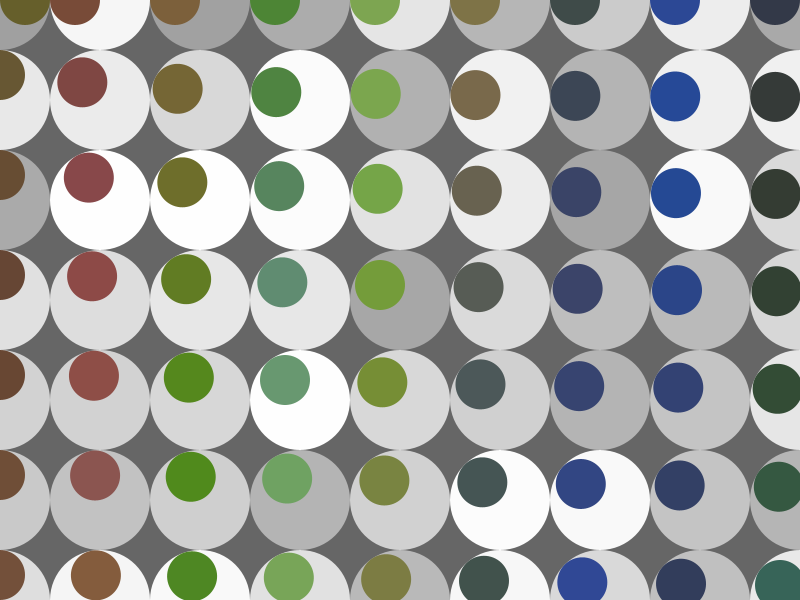
Frame 1 (no input)
Frame 60 (the mouse pressed at the canvas centre just before this capture): identical to frame 1, image omitted
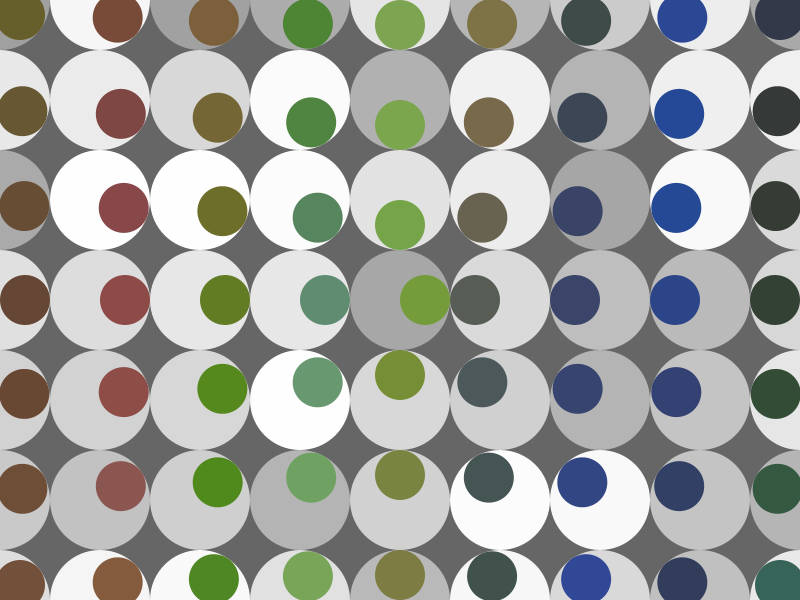
Frame 120 (the mouse held since frame 60 and released just before this capture)

The Processing sketch that drew these frames (run headless with seeded random() and noise(); from frame 60 on, the mouse is pressed at the canvas centre):

// Processing sketch: eyes
// ── eyes.pde
/**
 * Arctangent. 
 * 
 * Move the mouse to change the direction of the eyes. 
 * The atan2() function computes the angle from each eye 
 * to the cursor. 
 */
 
int cols, rows; // Number of columns and rows in the matrix
int spacing = 100; // Spacing between each position
int[][] positions; // 2D array to store positions
Eye[][] eyes;
Eye e1, e2, e3;
boolean SQUINTTOGGLE = false;
float noiseX, noiseY;

void setup() {
  size(800, 600);
  noStroke();
  noiseX = random(10); // Initialize the noise variables with random values
  noiseY = random(10);
  
  cols = (width / spacing)+1;
  rows = (height / spacing)+1;
  eyes = new Eye[cols][rows];
  
  for (int x = 0; x < cols; x++) {
    for (int y = 0; y < rows; y++) {
      eyes[x][y] = new Eye(x * spacing, y * spacing, spacing); // Store x, y coordinates
      noiseX += 0.05;
      noiseY += 0.05;
    }
  }
}

void draw() {
  background(102);
  
  for (int x = 0; x < cols; x++) {
    for (int y = 0; y < rows; y++) {
      eyes[x][y].update(mouseX, mouseY);
      eyes[x][y].display();
    }
  }
}

void mouseClicked() {
  SQUINTTOGGLE = !SQUINTTOGGLE;
}

class Eye {
  int x, y;
  int size;
  float angle = 0.0;
  boolean squint = true;
  color pupilColor, ballColor;
  
  Eye(int tx, int ty, int ts) {
    x = tx;
    y = ty;
    size = ts;
     // Use Perlin noise to generate color components
    float r = map(noise(noiseX), 0, 1, 0, 255);
    float g = map(noise(noiseY), 0, 1, 0, 255);
    float b = map(noise(noiseX + noiseY), 0, 1, 0, 255);
    //pupilColor = color(random(255), random(255), random(255));
    pupilColor = color(r,g,b);
    ballColor = color(255-int(random(100)));
    
 }

  void update(int mx, int my) {
    angle = atan2(my-y, mx-x);
    squint = SQUINTTOGGLE;
  }
  
  void display() {
    pushMatrix();
    translate(x, y);
    fill(ballColor);
    ellipse(0, 0, size, size);
    rotate(angle);
    //fill(153, 204, 0);
    fill(pupilColor);
    float pupilHeight = size / 2;
    if (squint) {
      pupilHeight = pupilHeight / 2;
    }
    ellipse(size/4, 0, pupilHeight, size/2);
    popMatrix();
  }
}
